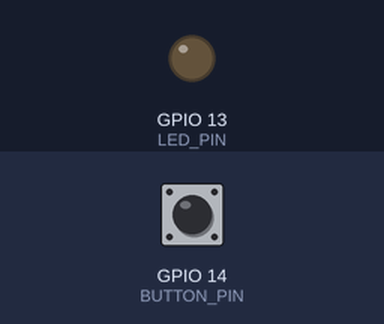
A sketch run on a simulated ESP32. On the bench: output pins drawn as LEDs (lit = HIGH). The test bench sets the inputs (shaded band); at power-on: GPIO 14 (BUTTON_PIN) LOW. What the sketch prints to the serial monitor is not drawn.

Above: at 1.2 s.
1.3 s: GPIO 14 (BUTTON_PIN) pulled HIGH for 0.15 s
At 1.39 s:
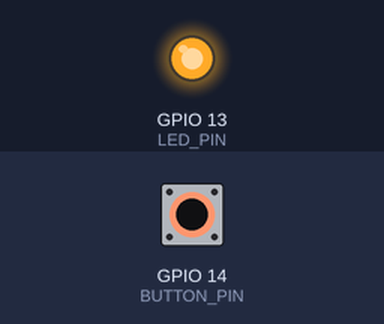
2.9 s: GPIO 14 (BUTTON_PIN) pulled HIGH for 3.2 s
At 7.3 s:
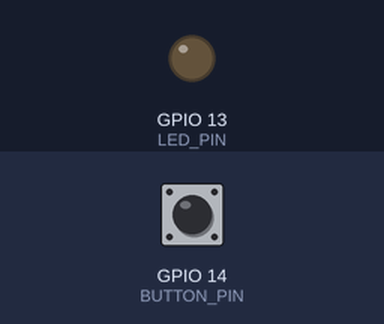
Timing chart, 0 to 8.8 s (numbered marks = the images above; inputs shaded):
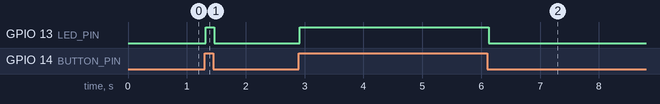

Measured:
- after the input at 1.3 s, GPIO 13 (LED_PIN): LOW → HIGH at once, → LOW 0.15 s later
- after the input at 2.9 s, GPIO 13 (LED_PIN): LOW → HIGH at once, → LOW 3.2 s later

The sketch:

Receve.ino
```cpp
//Verified LED Recever
#include <esp_now.h>
#include <WiFi.h>

#define CHANNEL 1
#define BUTTON_PIN 14  // বাটনের পিন
#define LED_PIN 13     // LED-এর পিন

// পিয়ার তথ্য কাঠামো
esp_now_peer_info_t slave;

// ডেটা পাঠানোর স্থিতি কলব্যাক ফাংশন
void OnDataSent(const uint8_t *mac_addr, esp_now_send_status_t status) {
  if (status == ESP_NOW_SEND_SUCCESS) {
    Serial.println("Connected successfully");
  } else {
    Serial.println("ডেটা পাঠানো ব্যর্থ হয়েছে");
  }
}

// ডেটা পাঠানোর জন্য ফাংশন
void sendData(uint8_t *data, size_t len) {
  esp_err_t result = esp_now_send(slave.peer_addr, data, len);
  if (result != ESP_OK) {
    Serial.println("ডেটা পাঠাতে সমস্যা হয়েছে");
  }
}

void setup() {
  Serial.begin(115200);
  pinMode(BUTTON_PIN, INPUT_PULLDOWN);  // বাটনের জন্য পিন সেটআপ
  pinMode(LED_PIN, OUTPUT);             // LED-এর জন্য পিন সেটআপ
  digitalWrite(LED_PIN, LOW);           // শুরুতে LED বন্ধ

  WiFi.mode(WIFI_STA);

  // সেন্ডারের MAC অ্যাড্রেস প্রিন্ট
  Serial.print("সেন্ডারের MAC অ্যাড্রেস: ");
  Serial.println(WiFi.macAddress());

  if (esp_now_init() == ESP_OK) {
    Serial.println("ESP-NOW সফলভাবে ইনিশিয়ালাইজড হয়েছে");
  } else {
    Serial.println("ESP-NOW ইনিশিয়ালাইজড করতে সমস্যা হয়েছে");
    return;
  }

  // পিয়ার অ্যাড্রেস নির্ধারণ এবং যোগ করা
  memset(&slave, 0, sizeof(slave));
  uint8_t receiver_mac[6] = {0x78, 0x42, 0x1C, 0x6d, 0x3f, 0xb4}; // রিসিভারের MAC অ্যাড্রেস
  memcpy(slave.peer_addr, receiver_mac, 6);
  slave.channel = CHANNEL;
  slave.encrypt = false;

  if (esp_now_add_peer(&slave) == ESP_OK) {
    Serial.println("পিয়ার সফলভাবে যোগ করা হয়েছে");
  } else {
    Serial.println("পিয়ার যোগ করতে সমস্যা হয়েছে");
    return;
  }

  // সেন্ড কলব্যাক রেজিস্টার করা
  esp_now_register_send_cb(OnDataSent);
}

void loop() {
  static uint8_t lastButtonState = LOW;  // বাটনের আগের অবস্থা
  uint8_t buttonState = digitalRead(BUTTON_PIN);  // বাটনের বর্তমান অবস্থা

  // বাটনের অবস্থা পরিবর্তন হলে ডেটা পাঠানো
  if (buttonState != lastButtonState) {
    lastButtonState = buttonState;
    digitalWrite(LED_PIN, buttonState);  // বাটনের অবস্থা অনুযায়ী LED জ্বালানো/নেভানো
    sendData(&buttonState, sizeof(buttonState));  // বাটনের অবস্থা পাঠানো
    Serial.print("বাটনের অবস্থা পাঠানো হয়েছে: ");
    Serial.println(buttonState);
  }

  delay(50);  // ডিবাউন্সিং এবং স্থিতিশীলতার জন্য
}
```
